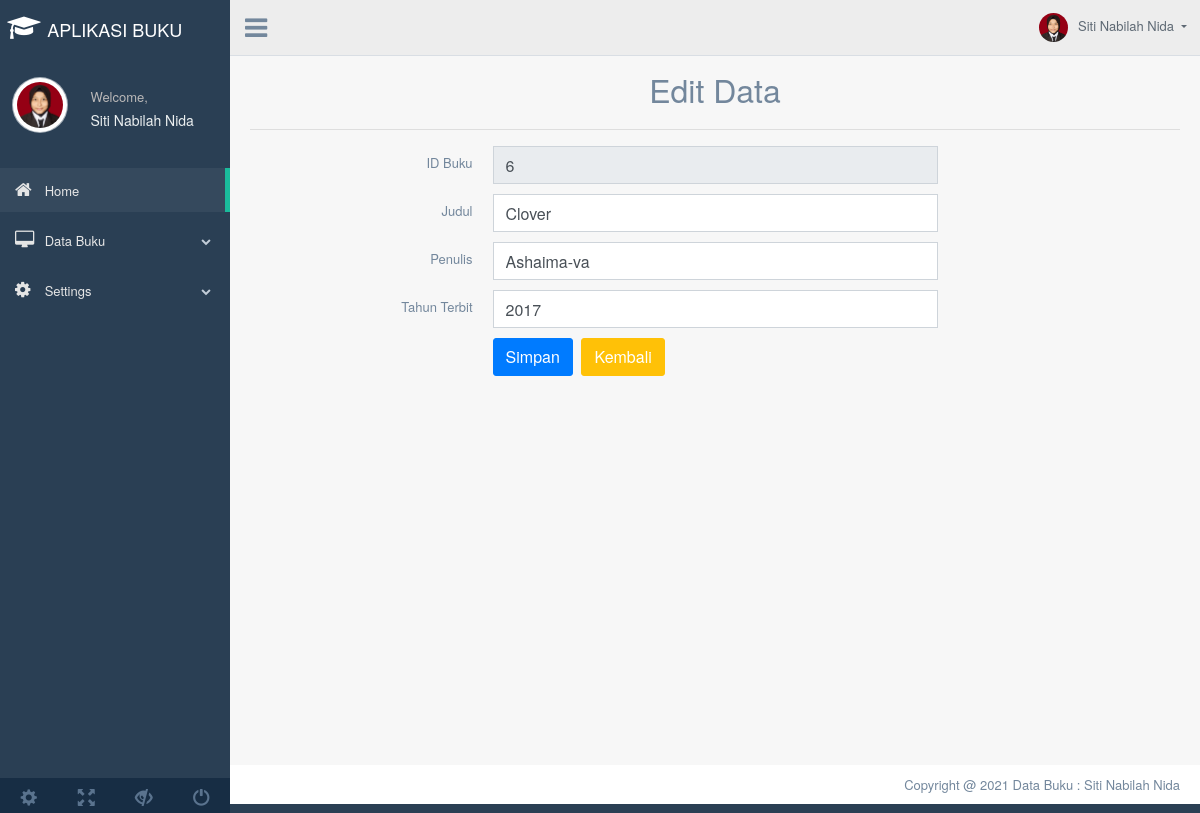
The page /index.php?page=edit_buku&id_buku=6 on the database its author committed.
### tables this page shows
CREATE TABLE `buku` (
  `id_buku` int(11) NOT NULL,
  `judul` varchar(50) NOT NULL,
  `penulis` varchar(35) NOT NULL,
  `tahun_terbit` varchar(4) NOT NULL
);

### edit.php (the view, shortened to what this page needs)
<?php include('config.php'); ?>
	<div class="container" style="margin-top:20px">
		<center><font size="6">Edit Data</font></center>
		<hr>
		<?php
		if(isset($_GET['id_buku'])){
			$id_buku = $_GET['id_buku'];
			$select = mysqli_query($koneksi, "SELECT * FROM buku WHERE id_buku='$id_buku'") or die(mysqli_error($koneksi));
			if(mysqli_num_rows($select) == 0){
				echo '<div class="alert alert-warning">ID tidak ada dalam database.</div>';
				exit();
			}else{
				$data = mysqli_fetch_assoc($select);
			}
		}
		?>
		<form action="index.php?page=edit_buku&id_buku=<?php echo $id_buku; ?>" method="post">
			<div class="item form-group">
				<label class="col-form-label col-md-3 col-sm-3 label-align">ID Buku</label>
				<div class="col-md-6 col-sm-6">
					<input type="text" name="id_buku" class="form-control" size="4" value="<?php echo $data['id_buku']; ?>" readonly required>
				</div>
			</div>
			<div class="item form-group">
				<label class="col-form-label col-md-3 col-sm-3 label-align">Judul</label>
				<div class="col-md-6 col-sm-6">
					<input type="text" name="judul" class="form-control" value="<?php echo $data['judul']; ?>" required>
				</div>
			</div>
			<div class="item form-group">
				<label class="col-form-label col-md-3 col-sm-3 label-align">Penulis</label>
				<div class="col-md-6 col-sm-6">
					<input type="text" name="penulis" class="form-control" value="<?php echo $data['penulis']; ?>" required>
				</div>
			</div>
			<div class="item form-group">
				<label class="col-form-label col-md-3 col-sm-3 label-align">Tahun Terbit</label>
				<div class="col-md-6 col-sm-6">
					<input type="text" name="tahun_terbit" class="form-control" value="<?php echo $data['tahun_terbit']; ?>" required>
				</div>
			</div>
			<div class="item form-group">
				<div class="col-md-6 col-sm-6 offset-md-3">
					<input type="submit" name="submit" class="btn btn-primary" value="Simpan">
					<a href="index.php?page=tampil_buku" class="btn btn-warning">Kembali</a>
				</div>
			</div>
		</form>
	</div>

### rows shown on the page
buku: id_buku "6", judul "Clover", penulis "Ashaima-va", tahun_terbit "2017"
